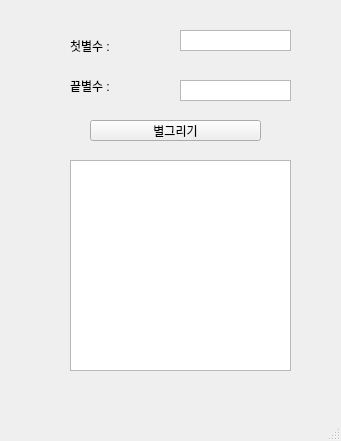
<?xml version="1.0" encoding="UTF-8"?>
<ui version="4.0">
 <class>MainWindow</class>
 <widget class="QMainWindow" name="MainWindow">
  <property name="geometry">
   <rect>
    <x>0</x>
    <y>0</y>
    <width>341</width>
    <height>441</height>
   </rect>
  </property>
  <property name="windowTitle">
   <string>MainWindow</string>
  </property>
  <widget class="QWidget" name="centralwidget">
   <widget class="QLabel" name="lblFirst">
    <property name="geometry">
     <rect>
      <x>70</x>
      <y>40</y>
      <width>56</width>
      <height>12</height>
     </rect>
    </property>
    <property name="text">
     <string>첫별수 : </string>
    </property>
   </widget>
   <widget class="QLabel" name="lblLast">
    <property name="geometry">
     <rect>
      <x>70</x>
      <y>80</y>
      <width>56</width>
      <height>12</height>
     </rect>
    </property>
    <property name="contextMenuPolicy">
     <enum>Qt::NoContextMenu</enum>
    </property>
    <property name="text">
     <string>끝별수 : </string>
    </property>
   </widget>
   <widget class="QPlainTextEdit" name="pteFirst">
    <property name="geometry">
     <rect>
      <x>180</x>
      <y>30</y>
      <width>111</width>
      <height>21</height>
     </rect>
    </property>
    <property name="focusPolicy">
     <enum>Qt::WheelFocus</enum>
    </property>
    <property name="verticalScrollBarPolicy">
     <enum>Qt::ScrollBarAlwaysOff</enum>
    </property>
   </widget>
   <widget class="QPlainTextEdit" name="pteLast">
    <property name="geometry">
     <rect>
      <x>180</x>
      <y>80</y>
      <width>111</width>
      <height>21</height>
     </rect>
    </property>
    <property name="focusPolicy">
     <enum>Qt::WheelFocus</enum>
    </property>
    <property name="verticalScrollBarPolicy">
     <enum>Qt::ScrollBarAlwaysOff</enum>
    </property>
   </widget>
   <widget class="QPushButton" name="pb">
    <property name="geometry">
     <rect>
      <x>90</x>
      <y>120</y>
      <width>171</width>
      <height>21</height>
     </rect>
    </property>
    <property name="text">
     <string>별그리기</string>
    </property>
   </widget>
   <widget class="QTextEdit" name="te">
    <property name="geometry">
     <rect>
      <x>70</x>
      <y>160</y>
      <width>221</width>
      <height>211</height>
     </rect>
    </property>
    <property name="focusPolicy">
     <enum>Qt::WheelFocus</enum>
    </property>
   </widget>
  </widget>
  <widget class="QMenuBar" name="menubar">
   <property name="geometry">
    <rect>
     <x>0</x>
     <y>0</y>
     <width>341</width>
     <height>21</height>
    </rect>
   </property>
  </widget>
  <widget class="QStatusBar" name="statusbar"/>
 </widget>
 <resources/>
 <connections/>
</ui>
